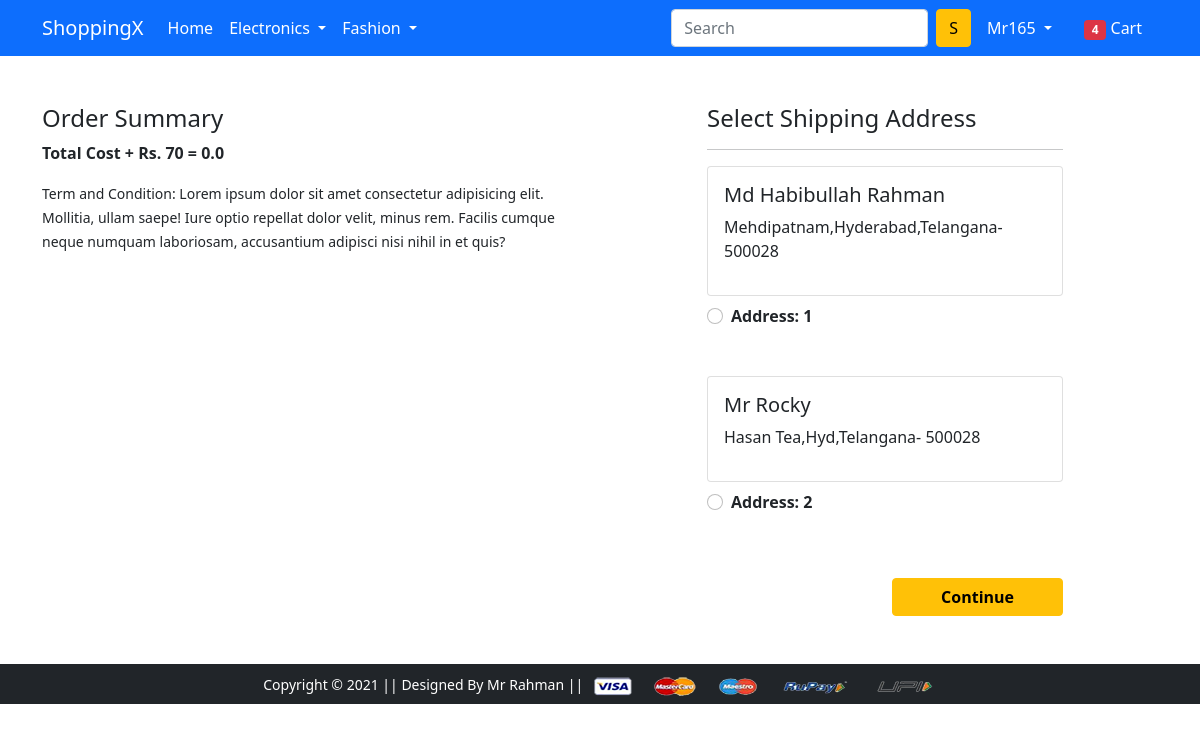
Page /checkout/ (signed in) on the earlier database version.
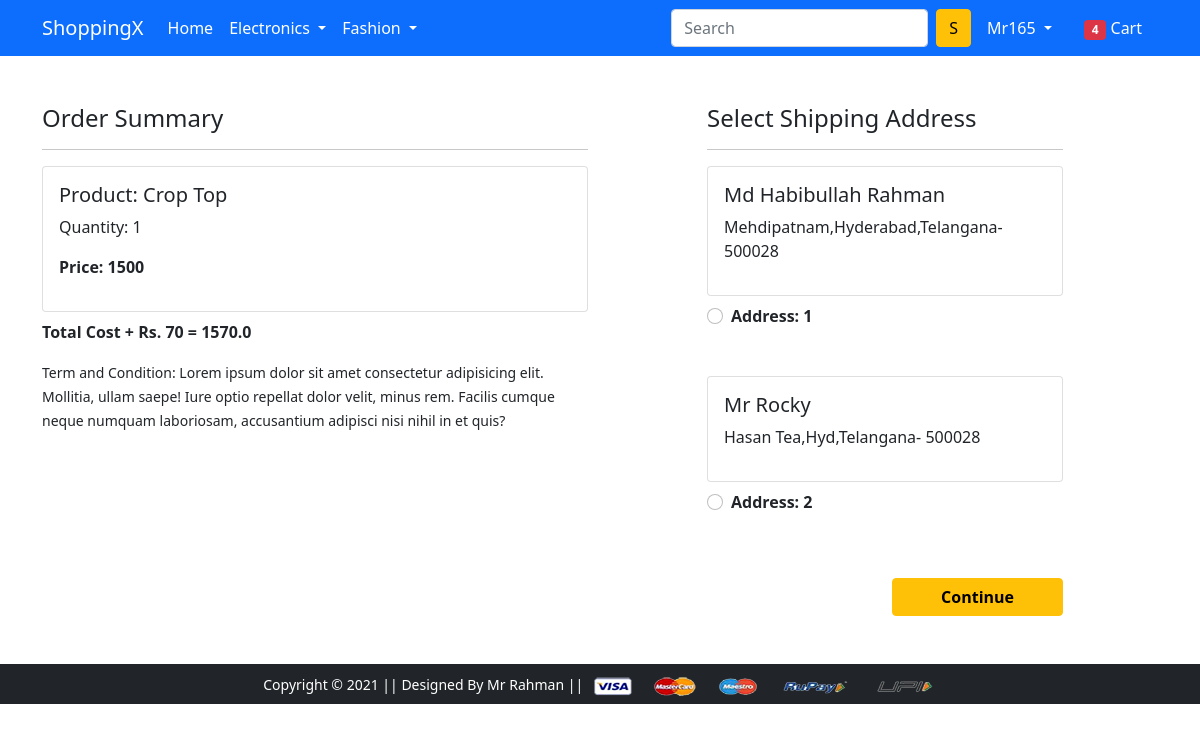
Same page on the later database version.
### app/models.py (models this page shows, shortened)
class Customer(models.Model):
    user = models.ForeignKey(User, on_delete=models.CASCADE)
    name = models.CharField(max_length=100)
    locality = models.CharField(max_length=64)
    city = models.CharField(max_length=54)
    zipcode = models.IntegerField()
    state = models.CharField(choices=STATE_CHOICES ,max_length=25)
    def __str__(self):
        return str(self.id)

class Cart(models.Model):
    user = models.ForeignKey(User,on_delete=models.CASCADE)
    product = models.ForeignKey(Product,on_delete=models.CASCADE)
    quantity = models.PositiveIntegerField(default=1)
    @property
    def total_cost(self):
        return self.quantity* self.product.discounted_price

class Product(models.Model):
    title = models.CharField(max_length=64)
    selling_price = models.PositiveIntegerField()
    discounted_price = models.PositiveIntegerField()
    description = models.TextField()
    brand = models.CharField(max_length=64)
    category = models.CharField(choices =PRODUCT_CHOICES ,max_length=11)
    product_images=models.ImageField(upload_to='procudtimg')

### app/views.py (the view)
# urls.py: path('checkout/', views.checkout, name='checkout'),
@login_required
def checkout(request):
    print("checkout")
    user = request.user
    add = Customer.objects.filter(user=user)
    print(add)
    print("User is above")
    cart_items = Cart.objects.filter(user=user)
    amount= 0.0
    shiping_amount = 70.0
    totalamount = 0.0
    cart_product = Cart.objects.filter(user=request.user)
    if cart_product:
        for p in cart_product:
            tempamount = (p.quantity * p.product.discounted_price)
            amount += tempamount
        totalamount = amount + shiping_amount
    return render(request, 'app/checkout.html',{'add':add,
    'totalamount':totalamount,'cart_items':cart_items})

### app/templates/app/checkout.html (shortened to what this page needs)
{% extends 'app/base.html' %}
{% load static %}
{% block main-content %}
<div class="container">
 <div class="row mt-5">
  <div class="col-sm-6">
    <h4>Order Summary</h4>
    {% for item in cart_items %}
    <hr>
    <div class="card mb-2">
        <div class="card-body">
            <h5>Product: {{ item.product.title }}</h5>
            <p>Quantity: {{ item.quantity }}</p>
            <p class="fw-bold">Price: {{item.total_cost}}</p>
        </div>
    </div>
{% endfor %}
       <b><p>Total Cost + Rs. 70 = {{totalamount}}</p></b>
    <small>Term and Condition: Lorem ipsum dolor sit amet consectetur adipisicing elit. Mollitia, ullam saepe! Iure optio repellat dolor velit, minus rem. Facilis cumque neque numquam laboriosam, accusantium adipisci nisi nihil in et quis?</small>
  </div>
  <div class="col-sm-4 offset-sm-1">
    <h4>Select Shipping Address</h4>
    <hr>
    <form action="/paymentdone/" method="GET">
      {% if add %}
          {% for ad in add %}
              <div class="card">
                  <div class="card-body">
                      <h5>{{ ad.name }}</h5>
                      <p>{{ ad.locality }},{{ ad.city }},{{ ad.state }}- {{ ad.zipcode }}</p>
                  </div>
              </div>
              <div class="form-check mt-2 mb-5">
                  <input class="form-check-input" type="radio" name="custid" id="custadd{{ forloop.counter }}" value="{{ ad.id }}">
                  <label class="form-check-label fw-bold" for="custadd{{ forloop.counter }}">
                      Address: {{ forloop.counter }}
                  </label>
              </div>
          {% endfor %}
      {% else %}
          <p>No addresses found for this user.</p>
      {% endif %}
      <div class="text-end">
          <button type="submit" class="btn btn-warning mt-3 px-5 fw-bold">Continue</button>
      </div>
  </form>
    </div>
  </div>
</div>
{% endblock main-content %}

Differences in the rows shown:
added Cart: product "Crop Top", quantity "1", total_cost "1500"
Other differences:
{{ totalamount }}: "0.0" → "1570.0"
